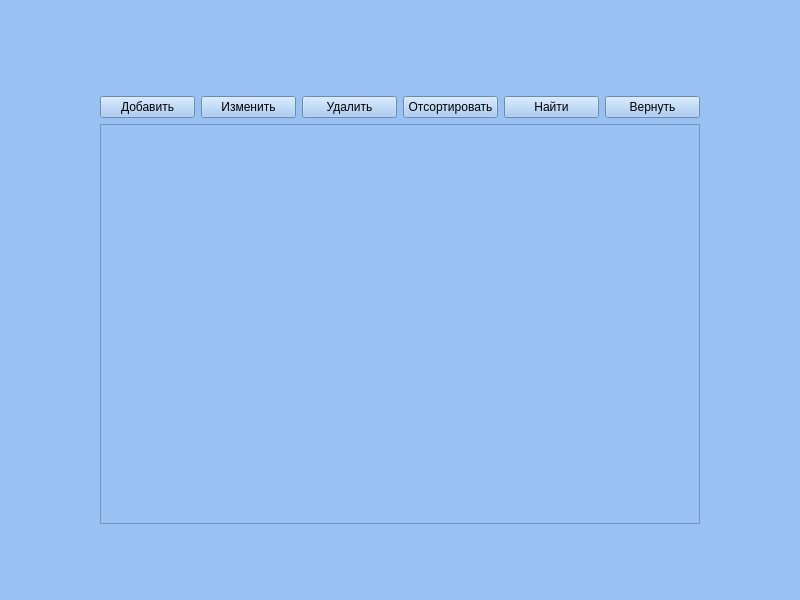
<?xml version="1.0" encoding="UTF-8"?>
<ui version="4.0">
 <class>Form</class>
 <widget class="QWidget" name="Form">
  <property name="geometry">
   <rect>
    <x>0</x>
    <y>0</y>
    <width>800</width>
    <height>600</height>
   </rect>
  </property>
  <property name="windowTitle">
   <string>Form</string>
  </property>
  <property name="styleSheet">
   <string notr="true">background-color: rgb(153, 193, 241)</string>
  </property>
  <layout class="QGridLayout" name="gridLayout_2">
   <item row="2" column="1">
    <spacer name="verticalSpacer">
     <property name="orientation">
      <enum>Qt::Vertical</enum>
     </property>
     <property name="sizeType">
      <enum>QSizePolicy::MinimumExpanding</enum>
     </property>
     <property name="sizeHint" stdset="0">
      <size>
       <width>20</width>
       <height>40</height>
      </size>
     </property>
    </spacer>
   </item>
   <item row="1" column="0">
    <spacer name="horizontalSpacer">
     <property name="orientation">
      <enum>Qt::Horizontal</enum>
     </property>
     <property name="sizeType">
      <enum>QSizePolicy::MinimumExpanding</enum>
     </property>
     <property name="sizeHint" stdset="0">
      <size>
       <width>40</width>
       <height>20</height>
      </size>
     </property>
    </spacer>
   </item>
   <item row="1" column="2">
    <spacer name="horizontalSpacer_2">
     <property name="orientation">
      <enum>Qt::Horizontal</enum>
     </property>
     <property name="sizeType">
      <enum>QSizePolicy::MinimumExpanding</enum>
     </property>
     <property name="sizeHint" stdset="0">
      <size>
       <width>40</width>
       <height>20</height>
      </size>
     </property>
    </spacer>
   </item>
   <item row="0" column="1">
    <spacer name="verticalSpacer_2">
     <property name="orientation">
      <enum>Qt::Vertical</enum>
     </property>
     <property name="sizeType">
      <enum>QSizePolicy::MinimumExpanding</enum>
     </property>
     <property name="sizeHint" stdset="0">
      <size>
       <width>20</width>
       <height>40</height>
      </size>
     </property>
    </spacer>
   </item>
   <item row="1" column="1">
    <layout class="QGridLayout" name="gridLayout">
     <item row="1" column="0">
      <widget class="QPushButton" name="addButton">
       <property name="text">
        <string>Добавить</string>
       </property>
      </widget>
     </item>
     <item row="1" column="3">
      <widget class="QPushButton" name="sortButton">
       <property name="text">
        <string>Отсортировать</string>
       </property>
      </widget>
     </item>
     <item row="1" column="1">
      <widget class="QPushButton" name="changeButton">
       <property name="text">
        <string>Изменить</string>
       </property>
      </widget>
     </item>
     <item row="1" column="2">
      <widget class="QPushButton" name="deleteButton">
       <property name="text">
        <string>Удалить</string>
       </property>
      </widget>
     </item>
     <item row="1" column="5">
      <widget class="QPushButton" name="returnButton">
       <property name="text">
        <string>Вернуть</string>
       </property>
      </widget>
     </item>
     <item row="1" column="4">
      <widget class="QPushButton" name="findButton">
       <property name="text">
        <string>Найти</string>
       </property>
      </widget>
     </item>
     <item row="2" column="0" colspan="6">
      <widget class="QListWidget" name="listWidget">
       <property name="sizePolicy">
        <sizepolicy hsizetype="Fixed" vsizetype="Fixed">
         <horstretch>0</horstretch>
         <verstretch>0</verstretch>
        </sizepolicy>
       </property>
       <property name="minimumSize">
        <size>
         <width>600</width>
         <height>400</height>
        </size>
       </property>
       <property name="maximumSize">
        <size>
         <width>13333333</width>
         <height>400</height>
        </size>
       </property>
      </widget>
     </item>
     <item row="0" column="0" colspan="6">
      <widget class="QLabel" name="errorLabel">
       <property name="text">
        <string/>
       </property>
       <property name="alignment">
        <set>Qt::AlignCenter</set>
       </property>
      </widget>
     </item>
    </layout>
   </item>
  </layout>
 </widget>
 <resources/>
 <connections/>
</ui>
